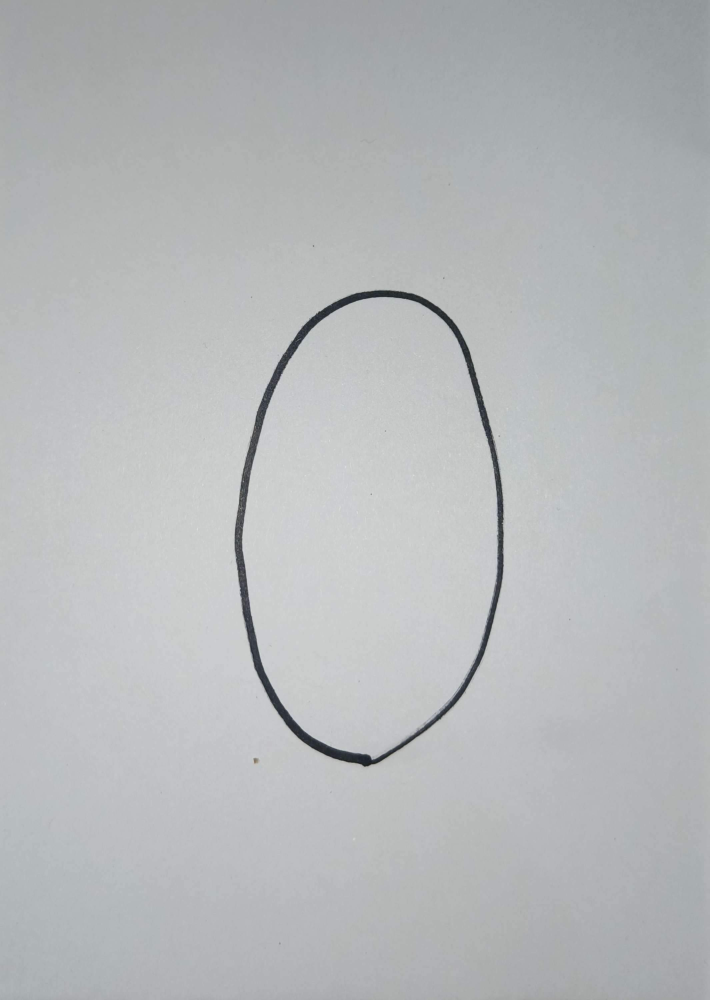
#> input picture Raw/0_1.jpg, 2128 x 3000 px (shown at 1/3 size); its folder holds only this picture in this run
$ python -i augment.py   (imports and definitions only)
#> lines starting #> are read from the running program, lines starting #| are printed output that depends on the picture; after the words box and inside, x2 and y2 are one past the last pixel; in counts of white or black regions, pixels touching at a corner belong together
"""Modul augmentasi citra digit tulisan tangan.

Semua transformasi di sini dipilih agar *label tetap valid* (relevan) untuk
digit 0-9 hasil tulisan tangan, yaitu meniru variasi nyata saat pengambilan
data ulang dengan kamera ponsel:

    - rotasi kecil          -> kemiringan tulisan / sudut kamera
    - translasi & skala     -> posisi & jarak pemotretan
    - shear & elastic warp  -> variasi goresan pena antar penulisan
    - brightness/contrast   -> variasi pencahayaan ruangan
    - blur & noise          -> variasi fokus kamera & noise sensor
    - JPEG recompress       -> variasi kompresi berkas

Transformasi yang DILARANG (merusak makna digit):
    - horizontal flip  (2 -> bentuk tak dikenal, 4/5/7 jadi salah)
    - vertical flip    (6 <-> 9, 2 <-> 5)
    - rotasi besar > 15 derajat
    - crop agresif / warp berat
    - inversi warna (background jadi hitam, di luar domain data)
"""

from __future__ import annotations

import io
import math
from dataclasses import dataclass

import numpy as np
import scipy.ndimage as ndi
from PIL import Image, ImageFilter

# ---------------------------------------------------------------------------
# Konfigurasi kanonik dataset
# ---------------------------------------------------------------------------

CANONICAL_SIZE = 128  # piksel keluaran (persegi)
CLASSES = tuple(str(d) for d in range(10))

# Level kertas setelah perataan pencahayaan; di atas 255 karena piksel di atas
# ambang ini nantinya dipangkas menjadi putih murni oleh _normalize_contrast.
_FLAT_PAPER_LEVEL = 258.0


@dataclass(frozen=True)
class AugmentPolicy:
    """Batas rentang tiap transformasi (konservatif, label-preserving)."""

    max_rotation_deg: float = 10.0
    max_translate: float = 0.08  # fraksi dari sisi citra
    min_scale: float = 0.92
    max_scale: float = 1.08
    max_shear_deg: float = 5.0
    brightness_delta: float = 0.10
    contrast_delta: float = 0.12
    blur_prob: float = 0.30
    blur_sigma_max: float = 0.9
    noise_prob: float = 0.30
    noise_sigma_max: float = 6.0
    jpeg_prob: float = 0.35
    jpeg_quality_min: int = 72
    jpeg_quality_max: int = 96
    elastic_prob: float = 0.25
    elastic_alpha: float = 0.75  # kekuatan deformasi (piksel pada kanvas 128)
    elastic_sigma: float = 6.0
    gradient_prob: float = 0.20
    gradient_strength: float = 0.08


DEFAULT_POLICY = AugmentPolicy()


# ---------------------------------------------------------------------------
# Pra-pemrosesan (dari citra mentah kamera -> kanvas kanonik)
# ---------------------------------------------------------------------------


# [15 lines left out: function _otsu_threshold, not called in this run]


def _paper_level(gray: np.ndarray) -> float:
    """Estimasi level kertas (persentil tinggi) dari histogram citra."""
    return float(np.percentile(gray, 85.0))


def _ink_threshold(gray: np.ndarray, ratio: float = 0.85) -> int:
    """Threshold tinta relatif terhadap level kertas.

    Otsu global gagal pada foto kamera karena histogram didominasi kertas
    (satu puncak besar) sehingga threshold-nya bisa jatuh di dalam puncak
    kertas dan menandai seluruh lembar sebagai "tinta". Ambang relatif
    (kertas x `ratio`) jauh lebih stabil untuk citra seperti ini.
    """
    paper = _paper_level(gray)
    return int(max(10.0, min(paper * ratio, paper - 12.0)))


def _ink_bbox(
    gray: np.ndarray,
    thresh: int,
    min_fraction: float = 0.0004,
) -> tuple[int, int, int, int] | None:
    """Bounding box piksel tinta (lebih gelap dari threshold).

    Bila ambang terlalu ketat sehingga tinta hampir tak terdeteksi, ambang
    dilonggarkan bertahap sampai batas minimum piksel terpenuhi.
    """
    total = gray.size
    for factor in (1.0, 1.10, 1.22, 1.4):
        ink = gray < min(250.0, thresh * factor)
        if ink.sum() >= max(16, total * min_fraction):
            ys, xs = np.nonzero(ink)
            return int(ys.min()), int(ys.max()) + 1, int(xs.min()), int(xs.max()) + 1
    ys, xs = np.nonzero(gray < _otsu_threshold(gray))
    if ys.size == 0:
        return None
    return int(ys.min()), int(ys.max()) + 1, int(xs.min()), int(xs.max()) + 1


def _local_high_percentile(
    small: np.ndarray,
    win: int,
    alpha: float = 0.35,
) -> np.ndarray:
    """Estimasi lokal persentil tinggi via kombinasi dilasi & erosi (O(n)).

    Persentil tinggi (`dilate*alpha + erode*(1-alpha)`) memberi perkiraan level
    kertas yang tahan terhadap goresan tinta maupun bayangan, tanpa memerlukan
    perhitungan persentil per blok yang mahal.
    """
    dil = ndi.maximum_filter(small, size=win, mode="nearest")
    ero = ndi.minimum_filter(small, size=win, mode="nearest")
    return alpha * dil + (1.0 - alpha) * ero


def _flatten_illumination(
    gray: np.ndarray,
    work: int = 512,
) -> np.ndarray:
    """Ratukan pencahayaan: bagi citra dengan estimasi level kertas lokal.

    Foto kamera ponsel punya gradien cahaya, vignette, dan bayangan. Membagi
    citra dengan estimasi level kertas lokal membuat kertas menjadi rata tanpa
    menghapus goresan tinta. Estimasi memakai persentil tinggi lokal sehingga
    tetap benar walaupun digit mengisi hampir seluruh bidang pandang.
    """
    h, w = gray.shape
    scale = min(1.0, work / max(h, w))
    small_size = (max(1, int(round(w * scale))), max(1, int(round(h * scale))))
    small = np.asarray(
        Image.fromarray(gray).resize(small_size, Image.Resampling.BILINEAR),
        dtype=np.float32,
    )

    # Jendela ~8% sisi terpanjang, cukup lebar untuk melompati goresan pena.
    win = int(max(21, round(0.08 * max(small.shape)))) | 1  # harus ganjil
    paper = _local_high_percentile(small, win)
    # Haluskan agar tidak muncul artefak blok pada latar.
    paper = ndi.median_filter(paper, size=9, mode="nearest")

    if paper.shape != (h, w):
        paper = np.asarray(
            Image.fromarray(paper.astype(np.float32)).resize(
                (w, h), Image.Resampling.BILINEAR
            ),
            dtype=np.float32,
        )

    flat = gray.astype(np.float32) / np.maximum(paper, 1.0)
    # Rasio latar ~1.0 dipetakan ke PAPER_LEVEL (258); tinta tetap jauh lebih
    # gelap. Nilai di atas 255 dipangkas oleh _normalize_contrast.
    return np.clip(flat * _FLAT_PAPER_LEVEL, 0, 255).astype(np.uint8)


def canonicalize(
    img: Image.Image,
    size: int = CANONICAL_SIZE,
    pad_ratio: float = 0.12,
) -> Image.Image:
    """Ubah foto kamera menjadi kanvas kanonik persegi berisi satu digit.

    Langkah: grayscale -> ratakan pencahayaan -> auto-crop ke bounding box tinta
    (ambang relatif terhadap level kertas) -> normalisasi kontras dua titik
    (kertas menjadi putih, tinta menjadi gelap) -> tempel di kanvas persegi putih
    -> resize ke `size` x `size`.
    """
    gray = _flatten_illumination(np.asarray(img.convert("L"), dtype=np.uint8))
    box = _ink_bbox(gray, _ink_threshold(gray))
    if box is None:
        return Image.new("L", (size, size), color=255)

    y0, y1, x0, x1 = box
    h, w = y1 - y0, x1 - x0
    py = max(1, int(round(h * pad_ratio)))
    px = max(1, int(round(w * pad_ratio)))
    y0 = max(0, y0 - py)
    y1 = min(gray.shape[0], y1 + py)
    x0 = max(0, x0 - px)
    x1 = min(gray.shape[1], x1 + px)
    cropped = Image.fromarray(_normalize_contrast(gray[y0:y1, x0:x1]))

    # Tempel di tengah kanvas persegi putih (mempertahankan rasio aspek digit).
    w, h = cropped.size
    side = max(w, h)
    canvas = Image.new("L", (side, side), color=255)
    canvas.paste(cropped, ((side - w) // 2, (side - h) // 2))

    return canvas.resize((size, size), Image.Resampling.LANCZOS)


def _normalize_contrast(
    patch: np.ndarray,
    paper_cut: float = 236.0,
    ink_floor: float = 30.0,
) -> np.ndarray:
    """Petakan kertas menjadi putih murni dan tinta menjadi gelap.

    Setelah pencahayaan diratakan, level kertas berada pada `_FLAT_PAPER_LEVEL`.
    Semua piksel seterang `paper_cut` atau lebih dipaksa menjadi 255 sehingga
    latar halaman bersih tanpa kotak abu-abu, sementara level tinta (persentil
    rendah patch) dipetakan ke `ink_floor` dengan penguatan terbatas agar
    kedalaman goresan asli tetap terjaga.
    """
    arr = patch.astype(np.float32)
    ink = min(float(np.percentile(arr, 1.0)), paper_cut * 0.85)
    if paper_cut - ink < 3.0:
        return np.full_like(arr, 255, dtype=np.uint8)
    gain = min(3.0, (255.0 - ink_floor) / (paper_cut - ink))
    out = (arr - ink) * gain + ink_floor
    out = np.where(arr >= paper_cut, 255.0, out)
    return np.clip(out, 0, 255).astype(np.uint8)


# ---------------------------------------------------------------------------
# Transformasi individual
# ---------------------------------------------------------------------------


def _rotate(img: Image.Image, deg: float, fill: int = 255) -> Image.Image:
    return img.rotate(deg, resample=Image.Resampling.BICUBIC, fillcolor=fill)


# [264 lines left out: functions spec_string, _affine_from, _elastic, _photometric_from, _blur, _noise and 5 more, not called in this run]

>>> from PIL import Image
>>> picture = Image.open('../../Raw/0_1.jpg')
#> picture is the input picture: PIL image 2128x3000 RGB; mean R, G, B 182.4, 184.6, 186.4
>>> result = canonicalize(picture)
#> in _local_high_percentile, `ero = ndi.minimum_filter(small, size=win, mode="nearest")`:
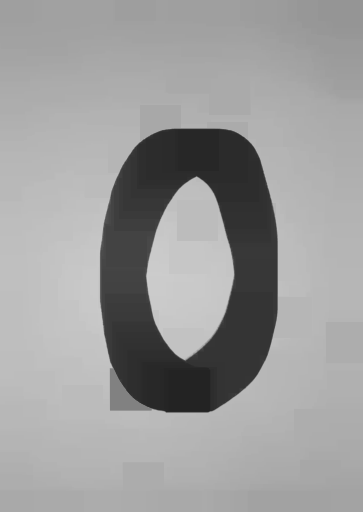
#> ero: shape (512, 363) float32; min 35, max 204, mean 155.5
#> in _flatten_illumination, `flat = gray.astype(np.float32) / np.maximum(paper, 1.0)`:
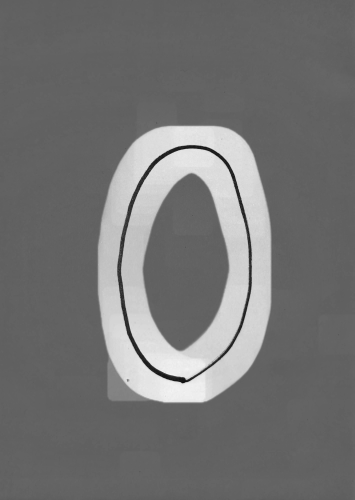
#> flat: shape (3000, 2128) float32 (shown at 1/6 size); min 0.246, max 2.23, mean 1.15; drawn with min black and max white
#> in _flatten_illumination, `return np.clip(flat * _FLAT_PAPER_LEVEL, 0, 255).astype(np.uint8)`:
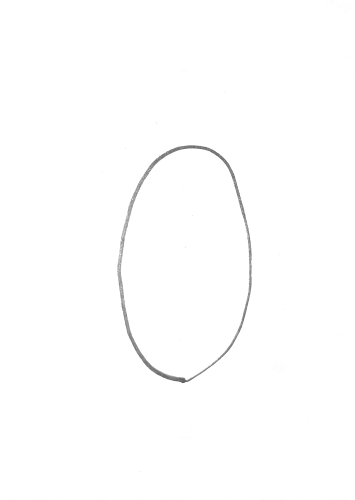
#> returned value: shape (3000, 2128) (shown at 1/6 size); min 63, max 255, mean 253.9
#> in _ink_threshold, `paper = _paper_level(gray)`: paper = 255
#> in _ink_bbox, `total = gray.size`: total = 6384000
#> the loop in _ink_bbox, `for factor in (1.0, 1.10, 1.22, 1.4):` made 1 pass
#> pass 1, in _ink_bbox, `ink = gray < min(250.0, thresh * factor)`:
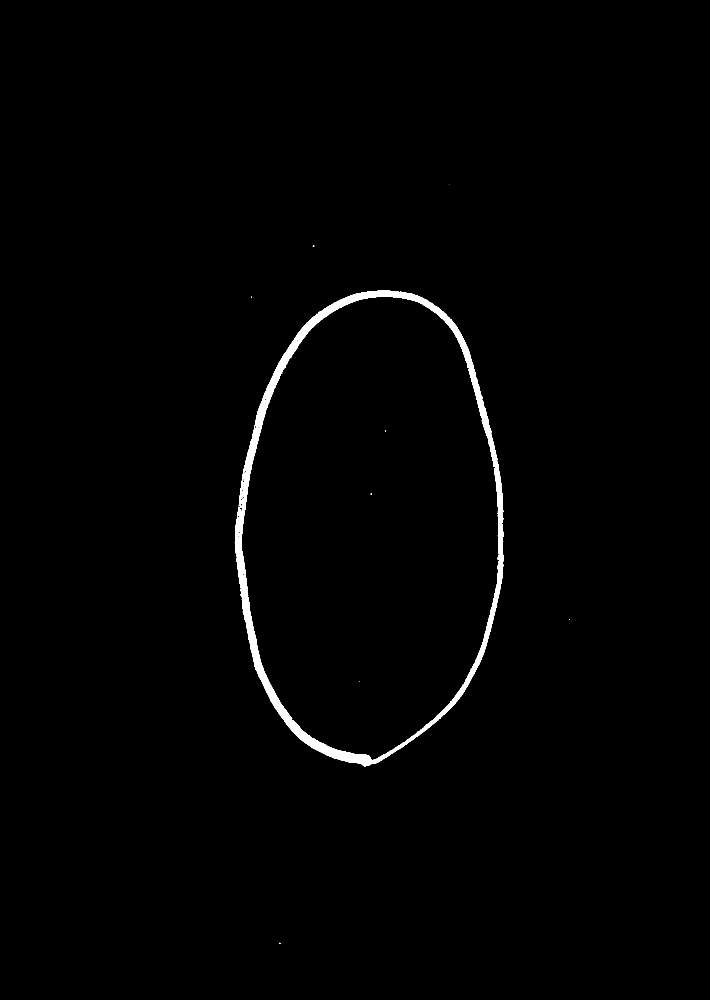
#> ink: shape (3000, 2128) bool (shown at 1/3 size); 1% white; 10 white regions (9 under 20 px), largest, box (x1, y1, x2, y2) and area: (704, 872, 1510, 2299) 64404
#> in canonicalize, `box = _ink_bbox(gray, _ink_threshold(gray))`: box = (554, 2832, 704, 1710)
#> in canonicalize, `y0, y1, x0, x1 = box`: y0 = 554; y1 = 2832; x0 = 704; x1 = 1710
#> in canonicalize, `h, w = y1 - y0, x1 - x0`: h = 2278; w = 1006
#> in canonicalize, `py = max(1, int(round(h * pad_ratio)))`: py = 273
#> in canonicalize, `px = max(1, int(round(w * pad_ratio)))`: px = 121
#> in canonicalize, `y0 = max(0, y0 - py)`: y0 = 281
#> in canonicalize, `y1 = min(gray.shape[0], y1 + py)`: y1 = 3000
#> in canonicalize, `x0 = max(0, x0 - px)`: x0 = 583
#> in canonicalize, `x1 = min(gray.shape[1], x1 + px)`: x1 = 1831
#> in _normalize_contrast, `arr = patch.astype(np.float32)`:
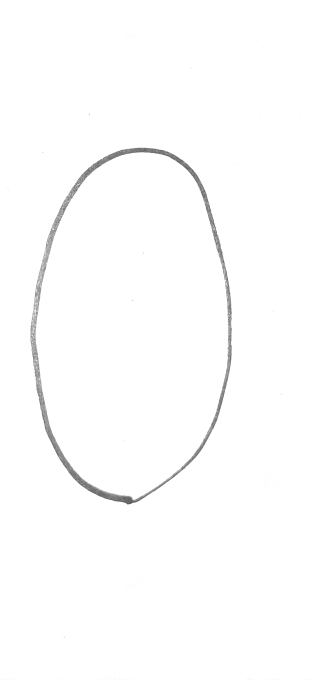
#> arr: shape (2719, 1248) float32 (shown at 1/4 size); min 63, max 255, mean 252.9
#> in _normalize_contrast, `ink = min(float(np.percentile(arr, 1.0)), paper_cut * 0.85)`: ink = 144
#> in _normalize_contrast, `gain = min(3.0, (255.0 - ink_floor) / (paper_cut - ink))`: gain = 2.45
#> in canonicalize, `return canvas.resize((size, size), Image.Resampling.LANCZOS)`:
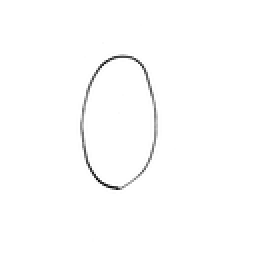
#> returned value: PIL image 128x128 L (shown 2 times larger); min 10, max 255, mean 252.9

$ run again, on Raw/0_3.jpg
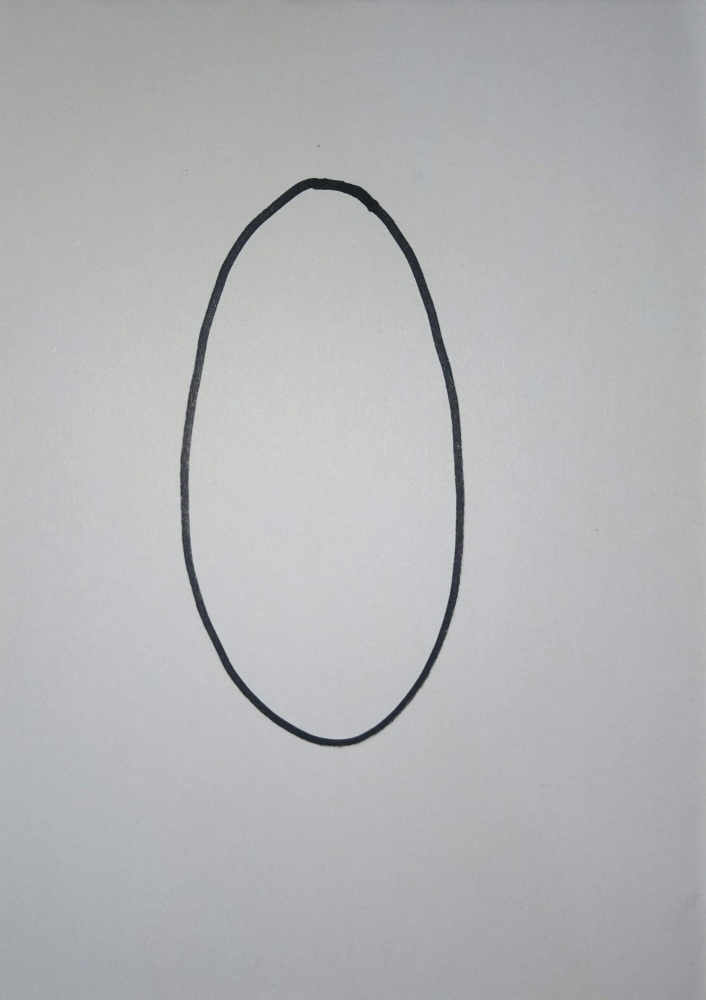
#> input picture Raw/0_3.jpg, 2118 x 3000 px (shown at 1/3 size)
#> picture is the input picture: PIL image 2118x3000 RGB; mean R, G, B 178.6, 180.4, 181.8
#> in _ink_threshold, `paper = _paper_level(gray)`: paper = 255
#> total = 6354000
#> the loop in _ink_bbox, `for factor in (1.0, 1.10, 1.22, 1.4):` made 1 pass
#> pass 1, in _ink_bbox, `ink = gray < min(250.0, thresh * factor)`:
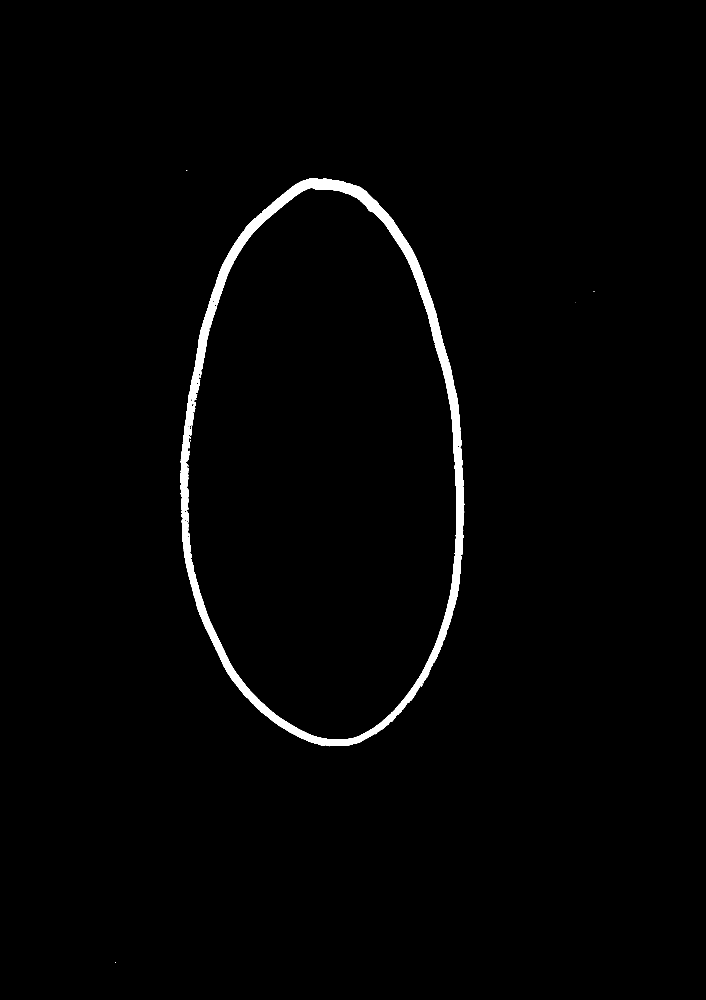
#> ink: shape (3000, 2118) bool (shown at 1/3 size); 1.5% white; 12 white regions (11 under 20 px), largest, box (x1, y1, x2, y2) and area: (541, 535, 1393, 2239) 92773
#> box = (510, 2889, 346, 1783)
#> in canonicalize, `y0, y1, x0, x1 = box`: y0 = 510; y1 = 2889; x0 = 346; x1 = 1783
#> in canonicalize, `h, w = y1 - y0, x1 - x0`: h = 2379; w = 1437
#> py = 285
#> px = 172
#> in canonicalize, `y0 = max(0, y0 - py)`: y0 = 225
#> in canonicalize, `y1 = min(gray.shape[0], y1 + py)`: y1 = 3000
#> in canonicalize, `x0 = max(0, x0 - px)`: x0 = 174
#> in canonicalize, `x1 = min(gray.shape[1], x1 + px)`: x1 = 1955
#> in _normalize_contrast, `ink = min(float(np.percentile(arr, 1.0)), paper_cut * 0.85)`: ink = 138
#> gain = 2.3
#> in canonicalize, `return canvas.resize((size, size), Image.Resampling.LANCZOS)`:
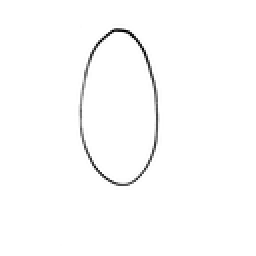
#> returned value: PIL image 128x128 L (shown 2 times larger); min 0, max 255, mean 252.2
